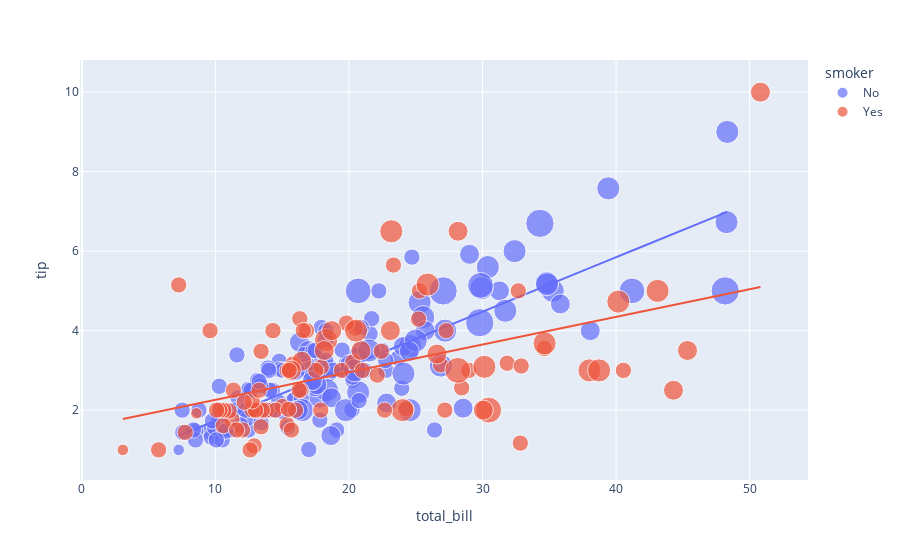

The cell this chart's notebook holds for it:
### Code cell
figure = px.scatter(data_frame=data, x='total_bill', y="tip", size='size', color='smoker',trendline="ols")
figure.show()

### Figure 1 — Plotly figure (JSON) as saved in the notebook; plotly's stock layout.template omitted (floating-point values rounded to 4 significant figures; data arrays with more than 128 entries replaced by an {"elided": "..."} marker saying what was removed)
{"data": [{"hovertemplate": "smoker=No<br>total_bill=%{x}<br>tip=%{y}<br>size=%{marker.size}<extra></extra>", "legendgroup": "No", "marker": {"color": "#636efa", "size": {"elided": "151 int values"}, "sizemode": "area", "sizeref": 0.015, "symbol": "circle"}, "mode": "markers", "name": "No", "orientation": "v", "showlegend": true, "type": "scatter", "x": {"elided": "151 float values"}, "xaxis": "x", "y": {"elided": "151 float values"}, "yaxis": "y"}, {"hovertemplate": "<b>OLS trendline</b><br>tip = 0.137156 * total_bill + 0.360069<br>R<sup>2</sup>=0.675984<br><br>smoker=No<br>total_bill=%{x}<br>tip=%{y} <b>(trend)</b><extra></extra>", "legendgroup": "No", "marker": {"color": "#636efa", "symbol": "circle"}, "mode": "lines", "name": "No", "showlegend": false, "type": "scatter", "x": {"elided": "151 float values"}, "xaxis": "x", "y": {"elided": "151 float values"}, "yaxis": "y"}, {"hovertemplate": "smoker=Yes<br>total_bill=%{x}<br>tip=%{y}<br>size=%{marker.size}<extra></extra>", "legendgroup": "Yes", "marker": {"color": "#EF553B", "size": [4, 2, 2, 2, 2, 4, 1, 2, 2, 2, 2, 2, 2, 2, 2, 2, 4, 2, 2, 2, 2, 2, 3, 2, 2, 2, 2, 2, 2, 2, 2, 2, 3, 2, 2, 2, 2, 2, 2, 2, 2, 2, 4, 2, 3, 4, 2, 3, 5, 3, 3, 2, 2, 2, 2, 2, 2, 4, 2, 2, 3, 2, 2, 2, 4, 3, 3, 4, 2, 2, 3, 4, 2, 3, 2, 5, 2, 2, 4, 2, 2, 1, 2, 2, 2, 2, 4, 3, 2, 2, 2, 2, 2], "sizemode": "area", "sizeref": 0.015, "symbol": "circle"}, "mode": "markers", "name": "Yes", "orientation": "v", "showlegend": true, "type": "scatter", "x": [38.01, 11.24, 20.29, 13.81, 11.02, 18.29, 3.07, 15.01, 26.86, 25.28, 17.92, 19.44, 32.68, 28.97, 5.75, 16.32, 40.17, 27.28, 12.03, 21.01, 11.35, 15.38, 44.3, 22.42, 15.36, 20.49, 25.21, 14.31, 16, 17.51, 10.59, 10.63, 50.81, 15.81, 7.25, 31.85, 16.82, 32.9, 17.89, 14.48, 9.6, 34.63, 34.65, 23.33, 45.35, 23.17, 40.55, 20.9, 30.46, 18.15, 23.1, 15.69, 19.81, 28.44, 15.48, 16.58, 10.34, 43.11, 13, 13.51, 18.71, 12.74, 13, 16.4, 20.53, 16.47, 26.59, 38.73, 24.27, 12.76, 30.06, 25.89, 13.27, 28.17, 12.9, 28.15, 11.59, 7.74, 30.14, 12.16, 13.42, 8.58, 13.42, 16.27, 10.09, 22.12, 24.01, 15.69, 15.53, 12.6, 32.83, 27.18, 22.67], "xaxis": "x", "y": [3, 1.76, 3.21, 2, 1.98, 3.76, 1, 2.09, 3.14, 5, 3.08, 3, 5, 3, 1, 4.3, 4.73, 4, 1.5, 3, 2.5, 3, 2.5, 3.48, 1.64, 4.06, 4.29, 4, 2, 3, 1.61, 2, 10, 3.16, 5.15, 3.18, 4, 3.11, 2, 2, 4, 3.55, 3.68, 5.65, 3.5, 6.5, 3, 3.5, 2, 3.5, 4, 1.5, 4.19, 2.56, 2.02, 4, 2, 5, 2, 2, 4, 2.01, 2, 2.5, 4, 3.23, 3.41, 3, 2.03, 2.23, 2, 5.16, 2.5, 6.5, 1.1, 3, 1.5, 1.44, 3.09, 2.2, 3.48, 1.92, 1.58, 2.5, 2, 2.88, 2, 3, 3, 1, 1.17, 2, 2], "yaxis": "y"}, {"hovertemplate": "<b>OLS trendline</b><br>tip = 0.0695902 * total_bill + 1.56427<br>R<sup>2</sup>=0.238357<br><br>smoker=Yes<br>total_bill=%{x}<br>tip=%{y} <b>(trend)</b><extra></extra>", "legendgroup": "Yes", "marker": {"color": "#EF553B", "symbol": "circle"}, "mode": "lines", "name": "Yes", "showlegend": false, "type": "scatter", "x": [3.07, 5.75, 7.25, 7.74, 8.58, 9.6, 10.09, 10.34, 10.59, 10.63, 11.02, 11.24, 11.35, 11.59, 12.03, 12.16, 12.6, 12.74, 12.76, 12.9, 13, 13, 13.27, 13.42, 13.42, 13.51, 13.81, 14.31, 14.48, 15.01, 15.36, 15.38, 15.48, 15.53, 15.69, 15.69, 15.81, 16, 16.27, 16.32, 16.4, 16.47, 16.58, 16.82, 17.51, 17.89, 17.92, 18.15, 18.29, 18.71, 19.44, 19.81, 20.29, 20.49, 20.53, 20.9, 21.01, 22.12, 22.42, 22.67, 23.1, 23.17, 23.33, 24.01, 24.27, 25.21, 25.28, 25.89, 26.59, 26.86, 27.18, 27.28, 28.15, 28.17, 28.44, 28.97, 30.06, 30.14, 30.46, 31.85, 32.68, 32.83, 32.9, 34.63, 34.65, 38.01, 38.73, 40.17, 40.55, 43.11, 44.3, 45.35, 50.81], "xaxis": "x", "y": [1.778, 1.964, 2.069, 2.103, 2.161, 2.232, 2.266, 2.284, 2.301, 2.304, 2.331, 2.346, 2.354, 2.371, 2.401, 2.41, 2.441, 2.451, 2.452, 2.462, 2.469, 2.469, 2.488, 2.498, 2.498, 2.504, 2.525, 2.56, 2.572, 2.609, 2.633, 2.635, 2.642, 2.645, 2.656, 2.656, 2.664, 2.678, 2.697, 2.7, 2.706, 2.71, 2.718, 2.735, 2.783, 2.809, 2.811, 2.827, 2.837, 2.866, 2.917, 2.943, 2.976, 2.99, 2.993, 3.019, 3.026, 3.104, 3.124, 3.142, 3.172, 3.177, 3.188, 3.235, 3.253, 3.319, 3.324, 3.366, 3.415, 3.433, 3.456, 3.463, 3.523, 3.525, 3.543, 3.58, 3.656, 3.662, 3.684, 3.781, 3.838, 3.849, 3.854, 3.974, 3.976, 4.209, 4.26, 4.36, 4.386, 4.564, 4.647, 4.72, 5.1], "yaxis": "y"}], "layout": {"legend": {"itemsizing": "constant", "title": {"text": "smoker"}, "tracegroupgap": 0}, "margin": {"t": 60}, "xaxis": {"anchor": "y", "domain": [0, 1], "title": {"text": "total_bill"}}, "yaxis": {"anchor": "x", "domain": [0, 1], "title": {"text": "tip"}}}}
